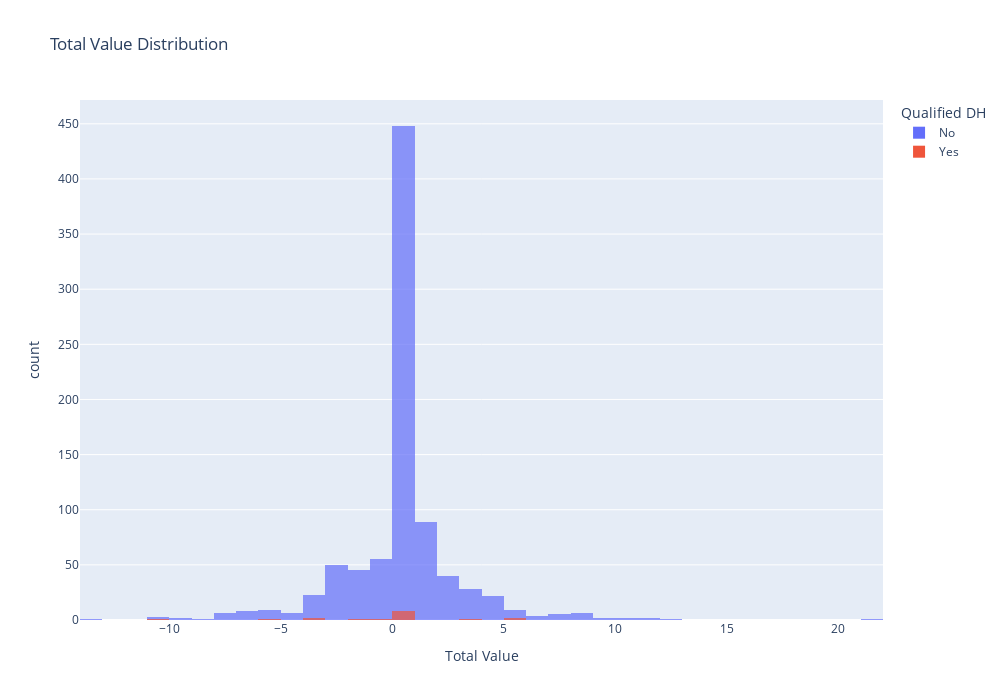

Notebook code for this chart:
### Code cell
player = data[['Name','Team','OFF','DEF','Qualified DH']].copy()
player['Total Value'] = player.OFF + player.DEF
# player.sort_values('Total Value', ascending=False).head(10)
player_val_hist = px.histogram(player, x='Total Value', nbins=50, title='Total Value Distribution', color='Qualified DH', height=700, width=1000, barmode='overlay', opacity=0.7)
player_val_hist.show()

### Figure 1 — Plotly figure (JSON) as saved in the notebook; plotly's stock layout.template omitted (floating-point values rounded to 4 significant figures; data arrays with more than 128 entries replaced by an {"elided": "..."} marker saying what was removed)
{"data": [{"alignmentgroup": "True", "bingroup": "x", "hovertemplate": "Qualified DH=No<br>Total Value=%{x}<br>count=%{y}<extra></extra>", "legendgroup": "No", "marker": {"color": "#636efa", "opacity": 0.7, "pattern": {"shape": ""}}, "name": "No", "nbinsx": 50, "offsetgroup": "No", "orientation": "v", "showlegend": true, "type": "histogram", "x": {"elided": "868 float values"}, "xaxis": "x", "yaxis": "y"}, {"alignmentgroup": "True", "bingroup": "x", "hovertemplate": "Qualified DH=Yes<br>Total Value=%{x}<br>count=%{y}<extra></extra>", "legendgroup": "Yes", "marker": {"color": "#EF553B", "opacity": 0.7, "pattern": {"shape": ""}}, "name": "Yes", "nbinsx": 50, "offsetgroup": "Yes", "orientation": "v", "showlegend": true, "type": "histogram", "x": [0.2956, 0.2414, 0.43, 0.3793, 0.2769, 3.319, -0.7065, -3.528, -1.864, -10.65, 5.311, 0.3726, 5.3, 0.3157, 0.3061, -5.752, -3.626], "xaxis": "x", "yaxis": "y"}], "layout": {"barmode": "overlay", "height": 700, "legend": {"title": {"text": "Qualified DH"}, "tracegroupgap": 0}, "title": {"text": "Total Value Distribution"}, "width": 1000, "xaxis": {"anchor": "y", "domain": [0, 1], "title": {"text": "Total Value"}}, "yaxis": {"anchor": "x", "domain": [0, 1], "title": {"text": "count"}}}}
